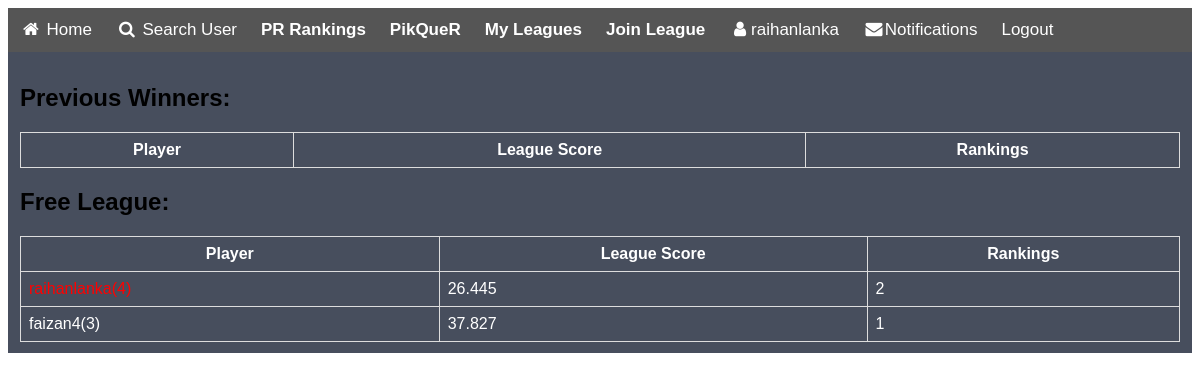
Screenshot of /Leagues/DailyLeague (signed in) with the database file from the repository.
### accounts/models.py (models this page shows)
class Profile(models.Model):
	username=models.OneToOneField(User,null=True,related_name='Profile',on_delete=models.CASCADE,unique=True)
	profilepicture=models.ImageField(upload_to='profilepic',default='facebook-default-no-profile-pic1.jpg')
	profilestatus = models.IntegerField(default=1,null=True)
	profilescore = models.DecimalField(default=10,decimal_places=3,max_digits=8)
	piccredits=models.DecimalField(default=2,decimal_places=1,max_digits=6)
	leaguescore=models.DecimalField(default=0,decimal_places=3,max_digits=6)
	dailyleaguescore=models.DecimalField(default=0,decimal_places=3,max_digits=6)
	def __str__(self):
		return self.username.username

### Leagues/views.py (the view)
# urls.py: re_path("DailyLeague",Leagues_views.DailyLeagueplayers,name="DailyLeagueplayers"),
def DailyLeagueplayers(request):
    requestusercategory=request.user.FreeLeagueMembers.get().category
    users=accounts_models.Profile.objects.filter(username__DailyLeagueMembers__members=request.user).order_by("-leaguescore")
    previouswinners=Leagues_models.Winners.objects.filter(winnerleaguename="Daily League",category=requestusercategory)
    return render(request,"Dailyleagueplayers.html",{"users":users,"previouswinners":previouswinners})

### templates/DailyLeagueplayers.html (shortened to what this page needs)
{% extends 'base.html' %}
{% block content %}
<h2>Previous Winners:</h2>
{% regroup previouswinners by leaguescore as winners_list%}
<table>
  <tr>
    <th>Player</th>
    <th>League Score</th>
    <th>Rankings</th>
  </tr>
</table>
<h2>Free League:</h2>
{% regroup users by leaguescore as users_list%}
<table>
  <tr>
    <th>Player</th>
    <th>League Score</th>
    <th>Rankings</th>
  </tr>
  <tr>
    {% for i in users_list %}
    {% for each in i.list %}
    {%if each.username == request.user %}
      <td style="color:red;">{{each}}({{each.profilestatus}})</td>
      <td>{{each.leaguescore}}</td>
      <td>{{forloop.parentloop.counter}}</td>
    {%endif%}
    {%endfor%}
    {% endfor %}
  </tr>
  {% for i in users_list %}
  {% for each in i.list %}
  <tr>
    {%if each.username == request.user %}
    {%else%}
      <td style="font: bold;">{{each}}({{each.profilestatus}})</td>
      <td>{{each.leaguescore}}</td>
      <td>{{forloop.parentloop.counter}}</td>
    {%endif%}
  </tr>
    {%endfor%}
    {% endfor %}
</table>
{% endblock %}

### templates/base.html (shortened to what this page needs)
{% load static %}
<!DOCTYPE html>
<html>
<link rel="stylesheet" href="https://cdnjs.cloudflare.com/ajax/libs/font-awesome/4.7.0/css/font-awesome.min.css">
<link rel="stylesheet" href="{% static 'star-ratings/css/star-ratings.css' %}">
<link rel="stylesheet" type="text/css" href="{% static 'css/style.css' %}">
<body>
{% load notifications_tags %}
<div class="navbar">
  <a class="active" href="http://127.0.0.1:8000/Accounts/Home"><i class="fa fa-fw fa-home"></i> Home</a>
  <a href="http://127.0.0.1:8000/Accounts/Search"><i class="fa fa-fw fa-search"></i> Search User</a>
  <a href="http://127.0.0.1:8000/Accounts/Rankings"><b> PR Rankings</b></a>
  <a href="http://127.0.0.1:8000/Accounts/PicQuaR"> <b>PikQueR</b></a>
  <a href="http://127.0.0.1:8000/Leagues/League"> <b>My Leagues</b></a>
  <a href="http://127.0.0.1:8000/Leagues/JoinLeague"> <b>Join League</b></a>
  <a href="http://127.0.0.1:8000/Accounts/u/{{user}}"><i class="fa fa-fw fa-user"></i>{{request.user}}</a>
  <a href="#" class="notification"><i class="fa fa-fw fa-envelope"></i><span onclick="openNav()">Notifications</span><span class="badge">{% notifications_unread as unread_count %}{% if unread_count %}{{unread_count}}{% endif %}</span></a>
  <a href="http://127.0.0.1:8000/Accounts/Logout"> Logout</a>
</div>
<div class="main">
  {% block content %}
  {% endblock %}
</div>
</body>
</html>

### static/css/style.css (style rules this page uses)
body { font-family: Arial, Helvetica, sans-serif; }
.navbar { width: 100%; background-color: #555; overflow: auto; }
.navbar a { float: left; padding: 12px; color: white; text-decoration: none; font-size: 17px; }
.main { padding: 12px; background-color: #474e5d; font-family: Helvetica, sans-serif; }
table { font-family: arial, sans-serif; border-collapse: collapse; width: 100%; color: white; }
td, th { border: 1px solid #dddddd; padding: 8px; }
.notification { background-color: #555; color: white; text-decoration: none; padding: 15px 26px; position: relative; display: inline-block; border-radius: 2px; }

### rows the page displays
Profile: leaguescore "26.445"
Profile: username.username "faizan4", profilestatus "3", leaguescore "37.827"

### other values shown
{{ request.user }} "raihanlanka"
